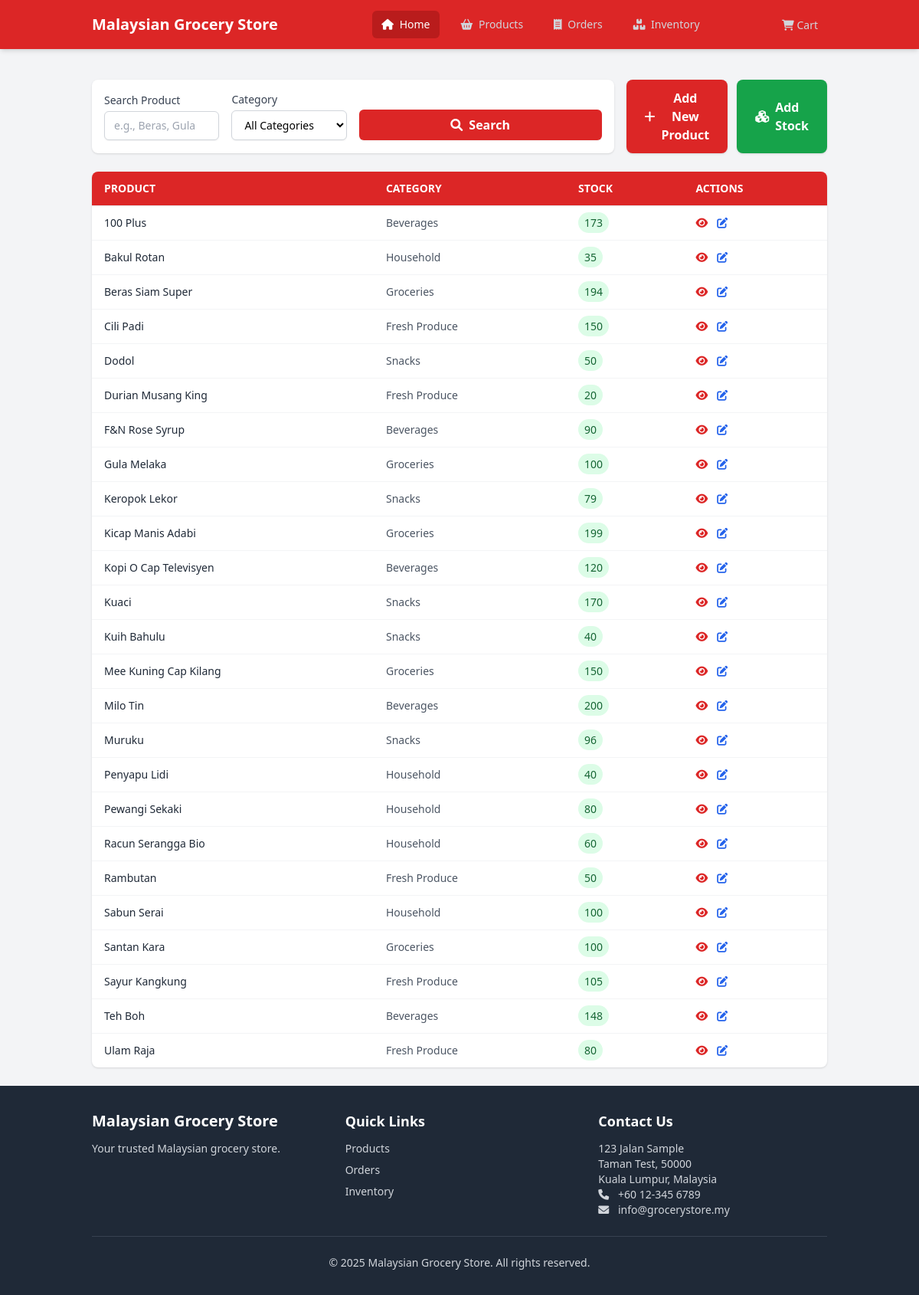
The app's page /modules/inventory/index.php with its own data.
### tables this page shows
CREATE TABLE products (
    id INTEGER PRIMARY KEY AUTOINCREMENT,
    category_id INTEGER,
    name TEXT NOT NULL,
    description TEXT,
    price DECIMAL(10,2) NOT NULL,
    stock_quantity INTEGER NOT NULL DEFAULT 0,
    image_url TEXT,
    created_at DATETIME DEFAULT CURRENT_TIMESTAMP,
    updated_at DATETIME DEFAULT CURRENT_TIMESTAMP,
    deleted_at DATETIME,
    FOREIGN KEY (category_id) REFERENCES categories(id)
);

CREATE TABLE categories (
    id INTEGER PRIMARY KEY AUTOINCREMENT,
    name TEXT NOT NULL,
    description TEXT,
    created_at DATETIME DEFAULT CURRENT_TIMESTAMP,
    updated_at DATETIME DEFAULT CURRENT_TIMESTAMP,
    deleted_at DATETIME
);

### modules/inventory/functions.php (called while the page is built, shortened)
<?php
function getInventoryItems($category_id = null, $search = null) {
    $db = initializeDatabase();
    $sql = "SELECT p.*, c.name as category_name
            FROM products p
            JOIN categories c ON p.category_id = c.id
            WHERE p.deleted_at IS NULL";
    $params = [];
    $sql .= " ORDER BY p.name ASC";
    $stmt = $db->prepare($sql);
    $result = $stmt->execute();
    $items = [];
    while ($row = $result->fetchArray(SQLITE3_ASSOC)) {
        $items[] = $row;
    }
    return $items;
}

### modules/inventory/templates/list.php (the view, shortened to what this page needs)
<?php
$category_id = $_GET['category'] ?? null;
$search = $_GET['search'] ?? null;
$inventory_items = getInventoryItems($category_id, $search);
?>
<div class="inventory-container py-6">
    <div class="flex flex-col md:flex-row justify-between gap-4 mb-6">
        <div class="flex-grow p-4 bg-white rounded-lg shadow">
            <form method="GET" action="index.php" class="grid grid-cols-1 md:grid-cols-4 gap-4 items-end">
                <div>
                    <label for="search" class="block text-sm font-medium text-gray-700">Search Product</label>
                    <input type="text" name="search" id="search"
                           value="<?= htmlspecialchars($search ?? '') ?>"
                           placeholder="e.g., Beras, Gula"
                           class="mt-1 block w-full px-3 py-2 border border-gray-300 rounded-md shadow-sm focus:outline-none focus:ring-theme-red focus:border-theme-red sm:text-sm">
                </div>
                <div>
                    <label for="category" class="block text-sm font-medium text-gray-700">Category</label>
                    <select name="category" id="category"
                            class="mt-1 block w-full px-3 py-2 border border-gray-300 bg-white rounded-md shadow-sm focus:outline-none focus:ring-theme-red focus:border-theme-red sm:text-sm">
                        <option value="">All Categories</option>
                    </select>
                </div>
                <div class="flex gap-4 md:col-span-2">
                    <button type="submit"
                            class="w-full bg-theme-red hover:bg-theme-red-dark text-white font-semibold py-2 px-4 rounded-md shadow-sm focus:outline-none focus:ring-2 focus:ring-offset-2 focus:ring-theme-red">
                        <i class="fas fa-search mr-2"></i>Search
                    </button>
                </div>
            </form>
        </div>
                <div class="flex flex-col md:flex-row gap-3 h-fit self-end">
                    <button onclick="toggleProductForm()"
                        class="bg-theme-red hover:bg-red-700 text-white font-semibold px-6 py-3 rounded-lg shadow transition-all inline-flex items-center">
                        <i class="fas fa-plus mr-2"></i>Add New Product
                     </button>
                <a href="index.php?module=inventory&action=add"
                    class="bg-green-600 hover:bg-green-700 text-white font-semibold px-6 py-3 rounded-lg shadow transition-all inline-flex items-center">
                        <i class="fas fa-cubes mr-2"></i>Add Stock
                </a>
                </div>
    </div>
    <div class="bg-white rounded-lg shadow overflow-x-auto">
        <table class="min-w-full divide-y divide-gray-200">
            <thead class="bg-theme-red text-white">
                <tr>
                    <th class="px-4 py-3 text-left text-sm font-semibold uppercase">Product</th>
                    <th class="px-4 py-3 text-left text-sm font-semibold uppercase">Category</th>
                    <th class="px-4 py-3 text-left text-sm font-semibold uppercase">Stock</th>
                    <th class="px-4 py-3 text-left text-sm font-semibold uppercase">Actions</th>
                </tr>
            </thead>
            <tbody class="divide-y divide-gray-100">
                <?php if (empty($inventory_items)): ?>
                    <tr>
                        <td colspan="4" class="text-center text-gray-500 py-6">No inventory items found.</td>
                    </tr>
                <?php else: ?>
                    <?php foreach ($inventory_items as $item): ?>
                        <tr class="hover:bg-gray-50">
                            <td class="px-4 py-3 text-sm text-gray-800 font-medium"><?= htmlspecialchars($item['name']) ?></td>
                            <td class="px-4 py-3 text-sm text-gray-600"><?= htmlspecialchars($item['category_name']) ?></td>
                            <td class="px-4 py-3 text-sm text-gray-800">
                                <span class="px-2 py-1 rounded-full <?= $item['stock_quantity'] > 0 ? 'bg-green-100 text-green-800' : 'bg-red-100 text-red-800' ?>">
                                    <?= $item['stock_quantity'] ?>
                                </span>
                            </td>
                            <td class="px-4 py-3 text-sm">
                                <div class="flex gap-3">
                                    <a href="index.php?module=inventory&action=view&id=<?= $item['id'] ?>"
                                       class="text-theme-red hover:text-red-700">
                                        <i class="fas fa-eye"></i>
                                    </a>
                                    <a href="index.php?module=inventory&action=edit&id=<?= $item['id'] ?>"
                                       class="text-blue-600 hover:text-blue-700">
                                        <i class="fas fa-edit"></i>
                                    </a>
                                </div>
                            </td>
                        </tr>
                    <?php endforeach; ?>
                <?php endif; ?>
            </tbody>
        </table>
    </div>
</div>

### templates/header.php (shortened to what this page needs)
<?php
$current_module = $_GET['module'] ?? 'home';
?>
<!DOCTYPE html>
<html lang="en">
<head>
    <script src="https://cdn.tailwindcss.com"></script>
    <link href="https://cdnjs.cloudflare.com/ajax/libs/font-awesome/6.0.0/css/all.min.css" rel="stylesheet">
    <link rel="stylesheet" href="assets/css/style.css">
</head>
<body class="bg-gray-100 flex flex-col min-h-screen">
    <nav class="bg-theme-red shadow-md sticky top-0 z-50">
        <div class="container mx-auto px-4 sm:px-6 lg:px-8">
            <div class="flex items-center justify-between h-16">
                <div class="flex items-center">
                    <a class="text-white font-bold text-xl" href="index.php"><?php echo APP_NAME; ?></a>
                </div>
                <div class="hidden md:block">
                    <div class="ml-10 flex items-baseline space-x-4">
                        <a class="text-gray-300 hover:bg-theme-red-dark hover:text-white px-3 py-2 rounded-md text-sm font-medium <?php echo $current_module === 'home' ? 'bg-theme-red-dark text-white' : ''; ?>"
                            href="index.php">
                            <i class="fas fa-home mr-1"></i> Home
                        </a>
                        <a class="text-gray-300 hover:bg-theme-red-dark hover:text-white px-3 py-2 rounded-md text-sm font-medium <?php echo $current_module === 'products' ? 'bg-theme-red-dark text-white' : ''; ?>"
                            href="index.php?module=products">
                            <i class="fas fa-shopping-basket mr-1"></i> Products
                        </a>
                        <a class="text-gray-300 hover:bg-theme-red-dark hover:text-white px-3 py-2 rounded-md text-sm font-medium <?php echo $current_module === 'orders' ? 'bg-theme-red-dark text-white' : ''; ?>"
                            href="index.php?module=orders">
                            <i class="fas fa-receipt mr-1"></i> Orders
                        </a>
                        <a class="text-gray-300 hover:bg-theme-red-dark hover:text-white px-3 py-2 rounded-md text-sm font-medium <?php echo $current_module === 'inventory' ? 'bg-theme-red-dark text-white' : ''; ?>"
                            href="index.php?module=inventory">
                            <i class="fas fa-boxes mr-1"></i> Inventory
                        </a>
                    </div>
                </div>
                <div class="hidden md:block">
                    <a href="index.php?module=cart"
                        class="text-gray-300 hover:bg-theme-red-dark hover:text-white px-3 py-2 rounded-md text-sm font-medium relative <?php echo $current_module === 'cart' ? 'bg-theme-red-dark text-white' : ''; ?>">
                        <i class="fas fa-shopping-cart"></i> Cart
                    </a>
                </div>
            </div>
        </div>
    </nav>
    <div class="container mx-auto px-4 sm:px-6 lg:px-8 mt-4 flex-grow">

### modules/inventory/index.php (shortened to what this page needs)
<?php
require_once __DIR__ . '/../../includes/functions.php';
require_once __DIR__ . '/functions.php';
$action = $_GET['action'] ?? 'list';
require_once __DIR__ . '/../../templates/header.php';
switch ($action) {
    case 'list':
        require_once __DIR__ . '/templates/list.php';
        break;
}
require_once __DIR__ . '/../../templates/footer.php';

### templates/footer.php (shortened to what this page needs)
</div>
<footer class="bg-gray-800 text-gray-300 mt-auto py-8">
    <div class="container mx-auto px-4 sm:px-6 lg:px-8">
        <div class="grid grid-cols-1 md:grid-cols-3 gap-8">
            <div>
                <h5 class="text-xl font-semibold text-white mb-3"><?php echo APP_NAME; ?></h5>
                <p class="text-sm">Your trusted Malaysian grocery store.</p>
            </div>
            <div>
                <h5 class="text-lg font-semibold text-white mb-3">Quick Links</h5>
                <ul class="space-y-2 text-sm">
                    <li><a href="index.php?module=products" class="hover:text-white">Products</a></li>
                    <li><a href="index.php?module=orders" class="hover:text-white">Orders</a></li>
                    <li><a href="index.php?module=inventory" class="hover:text-white">Inventory</a></li>
                </ul>
            </div>
            <div>
                <h5 class="text-lg font-semibold text-white mb-3">Contact Us</h5>
                <address class="text-sm not-italic">
                    123 Jalan Sample<br>
                    Taman Test, 50000<br>
                    Kuala Lumpur, Malaysia<br>
                    <i class="fas fa-phone mr-2"></i> <span class="my-phone">+60 12-345 6789</span><br>
                    <i class="fas fa-envelope mr-2"></i> info@grocerystore.my
                </address>
            </div>
        </div>
        <hr class="border-gray-700 my-6">
        <div class="text-center text-sm">
            <p>&copy; <?php echo date('Y'); ?> <?php echo APP_NAME; ?>. All rights reserved.</p>
        </div>
    </div>
</footer>
</body>
</html>

### assets/css/style.css (style rules this page uses)
.my-phone { direction: ltr; unicode-bidi: bidi-override; }

### records on screen
products: name "100 Plus", category.name "Beverages", stock_quantity "173"
products: name "Bakul Rotan", category.name "Household", stock_quantity "35"
products: name "Beras Siam Super", category.name "Groceries", stock_quantity "194"
products: name "Cili Padi", category.name "Fresh Produce", stock_quantity "150"
products: name "Dodol", category.name "Snacks", stock_quantity "50"
products: name "Durian Musang King", category.name "Fresh Produce", stock_quantity "20"
products: name "F&N Rose Syrup", category.name "Beverages", stock_quantity "90"
products: name "Gula Melaka", category.name "Groceries", stock_quantity "100"
products: name "Keropok Lekor", category.name "Snacks", stock_quantity "79"
products: name "Kicap Manis Adabi", category.name "Groceries", stock_quantity "199"
products: name "Kopi O Cap Televisyen", category.name "Beverages", stock_quantity "120"
products: name "Kuaci", category.name "Snacks", stock_quantity "170"
products: name "Kuih Bahulu", category.name "Snacks", stock_quantity "40"
products: name "Mee Kuning Cap Kilang", category.name "Groceries", stock_quantity "150"
products: name "Milo Tin", category.name "Beverages", stock_quantity "200"
products: name "Muruku", category.name "Snacks", stock_quantity "96"
products: name "Penyapu Lidi", category.name "Household", stock_quantity "40"
products: name "Pewangi Sekaki", category.name "Household", stock_quantity "80"
products: name "Racun Serangga Bio", category.name "Household", stock_quantity "60"
products: name "Rambutan", category.name "Fresh Produce", stock_quantity "50"
products: name "Sabun Serai", category.name "Household", stock_quantity "100"
products: name "Santan Kara", category.name "Groceries", stock_quantity "100"
products: name "Sayur Kangkung", category.name "Fresh Produce", stock_quantity "105"
products: name "Teh Boh", category.name "Beverages", stock_quantity "148"
products: name "Ulam Raja", category.name "Fresh Produce", stock_quantity "80"

### other values on screen
APP_NAME "Malaysian Grocery Store"
